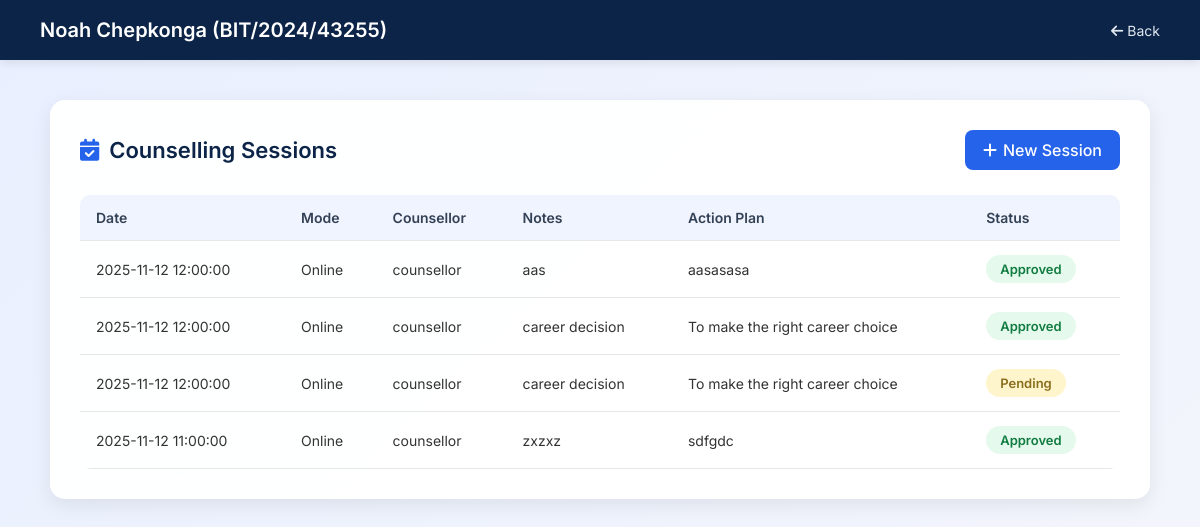
The app's page /view_sessions.php?student_id=18 (signed in) with its own data.
### tables this page shows
CREATE TABLE `users` (
  `id` int(10) UNSIGNED NOT NULL,
  `reg_no` varchar(50) DEFAULT NULL,
  `name` varchar(150) NOT NULL,
  `email` varchar(150) NOT NULL,
  `profile_pic` varchar(255) DEFAULT NULL,
  `password_hash` varchar(255) NOT NULL,
  `role` varchar(20) NOT NULL DEFAULT 'student',
  `status` varchar(20) NOT NULL DEFAULT 'pending',
  `created_at` timestamp NOT NULL DEFAULT current_timestamp()
);

CREATE TABLE `sessions` (
  `id` int(10) UNSIGNED NOT NULL,
  `student_id` int(10) UNSIGNED NOT NULL,
  `counsellor_id` int(10) UNSIGNED NOT NULL,
  `session_date` datetime NOT NULL,
  `mode` varchar(50) DEFAULT NULL,
  `notes` text DEFAULT NULL,
  `action_plan` text DEFAULT NULL,
  `status` varchar(50) DEFAULT 'Pending',
  `created_at` datetime DEFAULT current_timestamp(),
  `updated_at` datetime DEFAULT current_timestamp() ON UPDATE current_timestamp(),
  `session_mode` varchar(50) DEFAULT NULL,
  `venue` varchar(255) DEFAULT NULL,
  `meeting_link` varchar(255) DEFAULT NULL,
  `phone_number` varchar(50) DEFAULT NULL,
  `whatsapp_link` varchar(255) DEFAULT NULL,
  `additional_info` text DEFAULT NULL
);

### view_sessions.php (the view, shortened to what this page needs)
<?php
require 'db.php';
$student_id = $_GET['student_id'] ?? null;
$stmt = $pdo->prepare("SELECT name, reg_no FROM users WHERE id = ? AND role='student'");
$stmt->execute([$student_id]);
$student = $stmt->fetch(PDO::FETCH_ASSOC);
$stmt = $pdo->prepare("
    SELECT s.session_date, s.mode, u.name AS counsellor_name, s.notes, s.action_plan, s.status
    FROM sessions s
    JOIN users u ON s.counsellor_id = u.id
    WHERE s.student_id = ?
    ORDER BY s.session_date DESC
");
$stmt->execute([$student_id]);
$sessions = $stmt->fetchAll(PDO::FETCH_ASSOC);
?>
<!DOCTYPE html>
<html lang="en">
<head>
<link rel="stylesheet" href="https://cdnjs.cloudflare.com/ajax/libs/font-awesome/6.4.0/css/all.min.css">
</head>
<body>
<header>
    <h1><?= htmlspecialchars($student['name']) ?> (<?= htmlspecialchars($student['reg_no']) ?>)</h1>
    <a href="student.php" class="back"><i class="fa fa-arrow-left"></i> Back</a>
</header>
<main>
    <div class="top-bar">
        <div class="page-title"><i class="fa-solid fa-calendar-check"></i> Counselling Sessions</div>
        <a href="add_session.php?student_id=<?= $student_id ?>" class="add-session"><i class="fa fa-plus"></i> New Session</a>
    </div>
    <table>
        <thead>
            <tr>
                <th>Date</th>
                <th>Mode</th>
                <th>Counsellor</th>
                <th>Notes</th>
                <th>Action Plan</th>
                <th>Status</th>
            </tr>
        </thead>
        <tbody>
        <?php if ($sessions): ?>
            <?php foreach ($sessions as $s):
                $status = strtolower($s['status']);
            ?>
            <tr>
                <td><?= htmlspecialchars($s['session_date']) ?></td>
                <td><?= htmlspecialchars($s['mode']) ?></td>
                <td><?= htmlspecialchars($s['counsellor_name']) ?></td>
                <td><?= htmlspecialchars($s['notes']) ?></td>
                <td><?= htmlspecialchars($s['action_plan']) ?></td>
                <td><span class="status <?= $status ?>"><?= ucfirst($status) ?></span></td>
            </tr>
            <?php endforeach; ?>
        <?php else: ?>
            <tr><td colspan="6" class="empty">No sessions found for this student.</td></tr>
        <?php endif; ?>
        </tbody>
    </table>
</main>
</body>
</html>

### view_sessions.php (style rules this page uses)
* { box-sizing: border-box; margin: 0; padding: 0; }
body { font-family: 'Inter', sans-serif; background: linear-gradient(135deg, #e9efff 0%, #f4f6fb 100%); min-height: 100vh; color: #333; display: flex; flex-direction: column; }
header { background: #0b2447; color: white; padding: 18px 40px; display: flex; justify-content: space-between; align-items: center; box-shadow: 0 2px 10px rgba(0,0,0,0.1); }
header h1 { font-size: 20px; font-weight: 600; }
header a.back { color: #e2e8f0; text-decoration: none; font-size: 14px; transition: 0.3s; }
main { width: 95%; max-width: 1100px; background: rgba(255, 255, 255, 0.95); backdrop-filter: blur(12px); margin: 40px auto; border-radius: 15px; box-shadow: 0 6px 20px rgba(0,0,0,0.08); padding: 30px; }
.top-bar { display: flex; justify-content: space-between; align-items: center; margin-bottom: 25px; }
.page-title { font-size: 22px; font-weight: 600; color: #0b2447; display: flex; align-items: center; }
.page-title i { margin-right: 10px; color: #2563eb; }
.add-session { background: #2563eb; color: white; padding: 10px 18px; border-radius: 8px; text-decoration: none; font-weight: 500; display: flex; align-items: center; transition: 0.3s ease; }
.add-session i { margin-right: 6px; }
table { width: 100%; border-collapse: collapse; overflow: hidden; border-radius: 10px; }
thead { background-color: #f0f4ff; }
th, td { padding: 14px 16px; text-align: left; font-size: 14px; border-bottom: 1px solid #e5e7eb; }
th { color: #334155; font-weight: 600; }
.status { display: inline-block; padding: 6px 14px; border-radius: 20px; font-weight: 600; font-size: 13px; text-transform: capitalize; }
.approved { background: #e6f9ed; color: #107c41; }
.pending { background: #fff5cc; color: #8a6d1d; }

### records on screen
users: name "Noah Chepkonga", reg_no "BIT/2024/43255"
sessions: session_date "2025-11-12 12:00:00", mode "Online", counsellor.name "counsellor", notes "aas", action_plan "aasasasa", status "Approved"
sessions: session_date "2025-11-12 12:00:00", mode "Online", counsellor.name "counsellor", notes "career decision", action_plan "To make the right career choice", status "Approved"
sessions: session_date "2025-11-12 12:00:00", mode "Online", counsellor.name "counsellor", notes "career decision", action_plan "To make the right career choice", status "Pending"
sessions: session_date "2025-11-12 11:00:00", mode "Online", counsellor.name "counsellor", notes "zxzxz", action_plan "sdfgdc", status "Approved"
